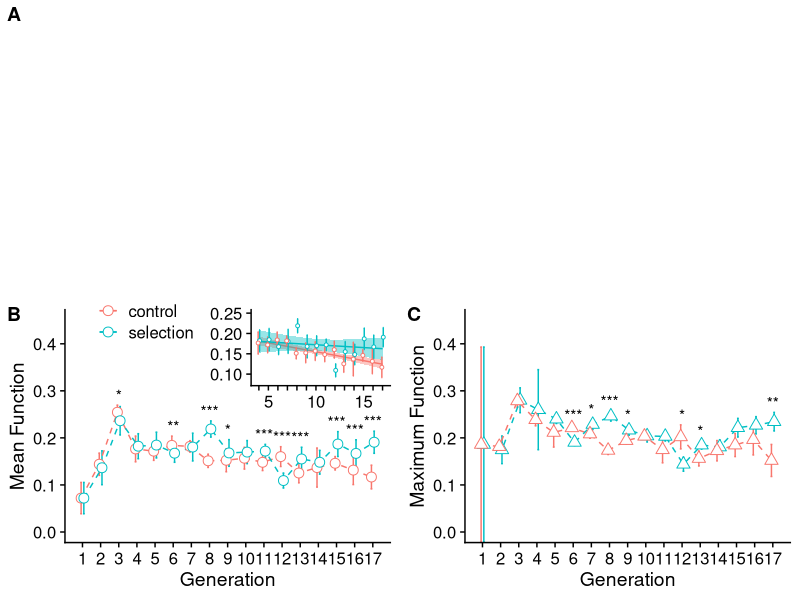
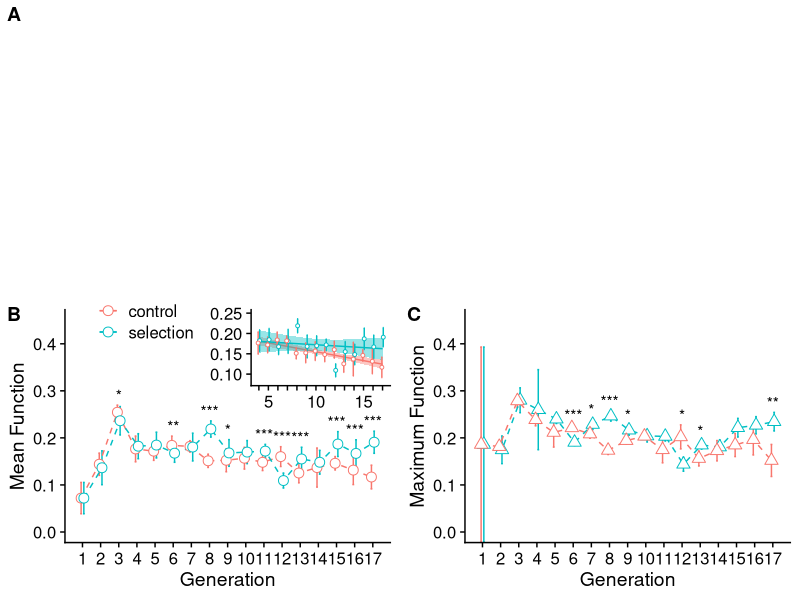

Recreate these plots in R, in order.
#' Code to make the figure plotting the mean and maximum functions of amylolytic communities

library(tidyverse)
library(data.table)
library(cowplot)

df_amylase_func <- fread("../data/temp/df_amylase_func.txt")
df_amylase_func_mean <- fread("../data/temp/df_amylase_func_mean.txt")
df_amylase_func_mean_star <- fread("../data/temp/df_amylase_func_mean_star.txt")
df_amylase_func_max <- fread("../data/temp/df_amylase_func_max.txt")
df_amylase_func_max_star <- fread("../data/temp/df_amylase_func_max_star.txt")

# Panel A. Cartoon
p_cartoon <- ggdraw() + draw_image("../data/experimental_scheme/Figure1A.png")

# Panel B. Mean
p_B <- df_amylase_func_mean %>%
    ggplot(aes(x = Transfer, y = MeanCommunityFunction, color = Experiment, group = Experiment)) +
    geom_errorbar(aes(x=Transfer, ymin = MeanCommunityFunction - SdCommunityFunction,
                      ymax = MeanCommunityFunction + SdCommunityFunction),
                  width = .2, position = position_dodge(0.3)) +
    geom_line(linetype = 2, position = position_dodge(0.3)) +
    geom_point(shape = 21, fill = "white", size = 3, position = position_dodge(0.3)) +
    # Add asterisk
    geom_text(data = df_amylase_func_mean_star, inherit.aes = F, aes(x = Transfer, y = AsteriskLocation, label = Asterisk),
              size = 4, color = "black") +
    scale_x_continuous(breaks = 1:17) +
    scale_color_discrete(labels = c("control", "selection")) +
    coord_cartesian(ylim=c(0, 0.45)) +
    theme_cowplot() +
    theme(legend.position = c(0.1, 0.95), legend.direction = "vertical", legend.title = element_blank()) +
    labs(x = "Generation", y = "Mean Function")


p_B_inset <- df_amylase_func %>%
    filter(Stat %in% c("Mean", "Sd")) %>%
    pivot_wider(names_from = Stat, values_from = CommunityFunction) %>%
    setNames(c("Transfer", "Experiment", "MeanCommunityFunction", "SdCommunityFunction")) %>%
    filter(Transfer >= 4) %>%
    ggplot(aes(x = Transfer, y = MeanCommunityFunction, color = Experiment, group = Experiment)) +
    geom_smooth(method = "lm", lwd = .5, se = T, aes(fill = Experiment)) +
    geom_errorbar(aes(x=Transfer, ymin = MeanCommunityFunction-SdCommunityFunction, ymax = MeanCommunityFunction+SdCommunityFunction),
                  width = .2, position = position_dodge(0.3)) +
    geom_point(shape = 21, fill = "white", size = 1, position = position_dodge(0.3)) +
    scale_x_continuous(breaks = 4:17, labels = c("", 5, rep("", 4), 10, rep("", 4), 15, rep("", 2))) +
    coord_cartesian(ylim=c(0.08, 0.25)) +
    theme_cowplot() +
    theme(legend.position = "none", legend.title = element_blank(), axis.title = element_blank()) +
    labs(x = "Generation", y = "Mean Function")


p_C <- df_amylase_func_max %>%
    ggplot(aes(x = Transfer, y = MaxFunction, color = Experiment, group = Experiment)) +
    geom_errorbar(aes(x=Transfer, ymin = MaxFunction-ErrorFunction, ymax = MaxFunction+ErrorFunction),
                  width = .2, position = position_dodge(0.3)) +
    geom_line(linetype = 2, position = position_dodge(0.3)) +
    geom_point(shape = 24, fill = "white", size = 3, position = position_dodge(0.3)) +
    # Add asterisk
    geom_text(data = df_amylase_func_max_star, inherit.aes = F, aes(x = Transfer, y = AsteriskLocation, label = Asterisk),
              size = 4, color = "black") +
    scale_x_continuous(breaks = 1:17) +
    coord_cartesian(ylim=c(0, 0.45)) +
    theme_cowplot() +
    theme(legend.position = "none", legend.title = element_blank()) +
    labs(x = "Generation", y = "Maximum Function")


# Put together the panels
p_bottom_row <- plot_grid(plotlist = list(p_B, p_C), ncol = 2, labels = LETTERS[2:3], axis = "t", align = "hv") +
    draw_plot(p_B_inset, x = 0.25, y = 0.6, width = 0.25, height = 0.4)

p <- plot_grid(p_cartoon, p_bottom_row, ncol = 1, labels = c("A", ""), rel_heights = c(1, 1))

ggsave("../figure/Fig1.png", plot = p, width = 9, height = 7)
ggsave("../figure/Fig1.pdf", plot = p, width = 9, height = 7)
